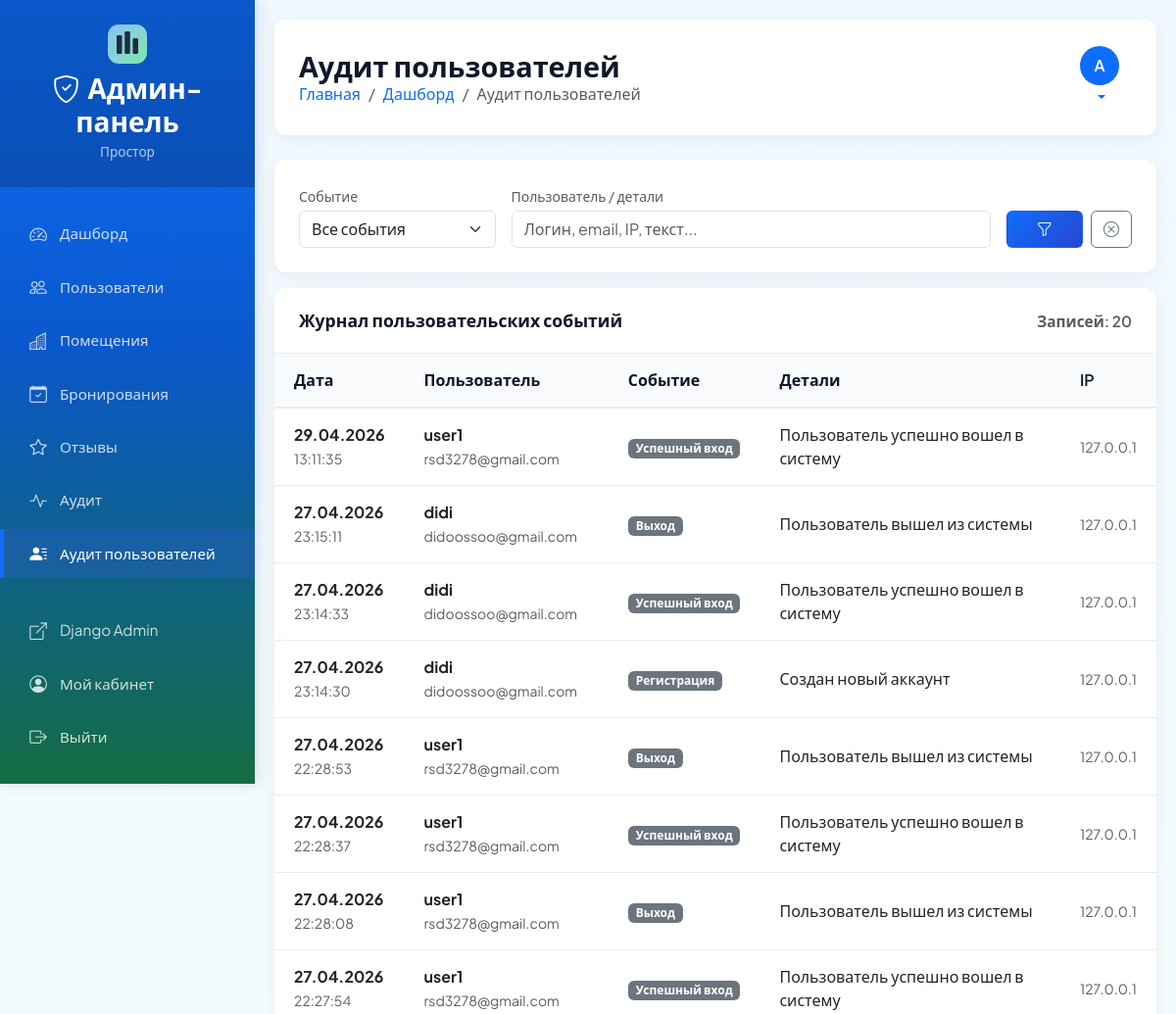
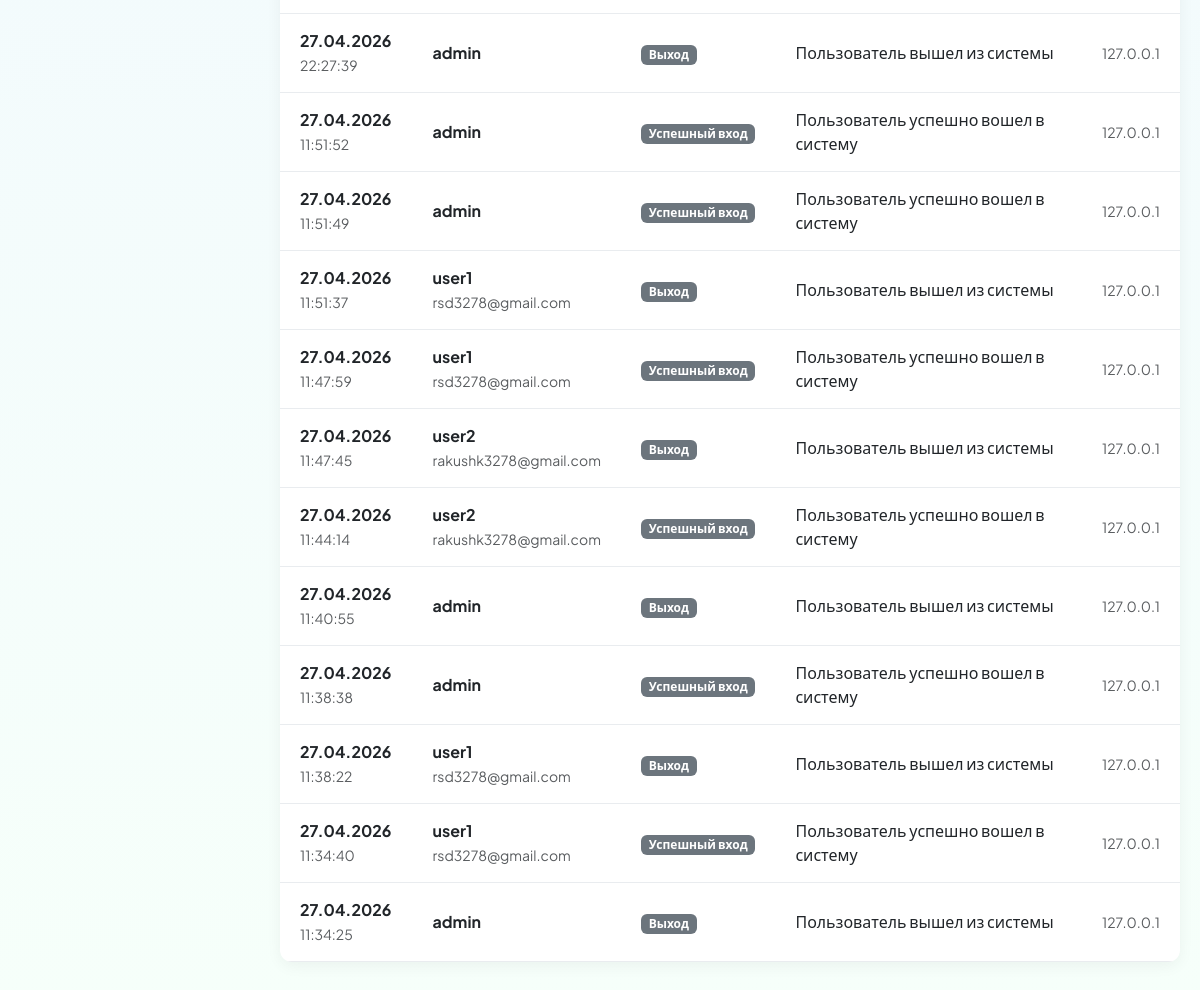
Screenshot of /admin-panel/user-audit/ (signed in) with the database file from the repository (2 pictures, top to bottom).
### core/models.py (models this page shows, shortened)
class User(AbstractUser):
    USER_TYPE_CHOICES = [
        ('tenant', 'Арендатор'),
        ('landlord', 'Арендодатель'),
        ('admin', 'Администратор'),
    ]
    user_type = models.CharField(
        max_length=20,
        choices=USER_TYPE_CHOICES,
        default='tenant',
        verbose_name='Тип пользователя'
    )
    avatar = models.ImageField(
        upload_to='avatars/',
        null=True,
        blank=True,
        verbose_name='Аватар'
    )
    phone = models.CharField(
        max_length=20,
        blank=True,
        null=True,
        verbose_name='Телефон'
    )
    company_name = models.CharField(
        max_length=100,
        blank=True,
        null=True,
        verbose_name='Название компании'
    )
    email_verified = models.BooleanField(
        default=False,
        verbose_name='Email подтвержден'
    )
    phone_verified = models.BooleanField(
        default=False,
        verbose_name='Телефон подтвержден'
    )
    class Meta:
        verbose_name = 'Пользователь'
        verbose_name_plural = 'Пользователи'

class UserAuditLog(models.Model):
    EVENT_CHOICES = [
        ('register', 'Регистрация'),
        ('login_success', 'Успешный вход'),
        ('login_failed', 'Ошибка входа'),
        ('logout', 'Выход'),
        ('profile_update', 'Обновление профиля'),
        ('password_change', 'Смена пароля'),
        ('other', 'Другое'),
    ]
    user = models.ForeignKey(
        User,
        on_delete=models.SET_NULL,
        null=True,
        blank=True,
        related_name='audit_logs',
        verbose_name='Пользователь'
    )
    username_snapshot = models.CharField(
        max_length=150,
        blank=True,
        default='',
        verbose_name='Логин (снимок)'
    )
    event_type = models.CharField(
        max_length=30,
        choices=EVENT_CHOICES,
        default='other',
        verbose_name='Событие'
    )
    details = models.TextField(
        blank=True,
        default='',
        verbose_name='Детали'
    )
    ip_address = models.GenericIPAddressField(
        null=True,
        blank=True,
        verbose_name='IP-адрес'
    )
    user_agent = models.CharField(
        max_length=255,
        blank=True,
        default='',
        verbose_name='User-Agent'
    )
    created_at = models.DateTimeField(
        auto_now_add=True,
        verbose_name='Дата и время'
    )
    class Meta:
        verbose_name = 'Лог пользовательского аудита'
        verbose_name_plural = 'Логи пользовательского аудита'
        ordering = ['-created_at']

### core/views.py (the view, shortened to what this page needs)
# urls.py: path('admin-panel/user-audit/', views.admin_user_audit_log, name='admin_user_audit_log'),
@login_required
def admin_user_audit_log(request):
    if not _is_platform_admin(request.user):
        messages.error(request, 'У вас нет прав для доступа к этой странице.')
        return redirect('dashboard')
    logs = UserAuditLog.objects.select_related('user').all()
    event_filter = (request.GET.get('event') or '').strip()
    user_filter = (request.GET.get('user_q') or '').strip()
    if event_filter:
        logs = logs.filter(event_type=event_filter)
    paginator = Paginator(logs, 20)
    page = request.GET.get('page')
    logs_page = paginator.get_page(page)
    return render(request, 'admin/user_audit_log.html', {
        'logs': logs_page,
        'event_filter': event_filter,
        'user_filter': user_filter,
        'event_choices': UserAuditLog.EVENT_CHOICES,
        'title': 'Аудит пользователей'
    })

### templates/admin/user_audit_log.html (shortened to what this page needs)
{% extends 'admin/base_admin.html' %}
{% block page_title %}Аудит пользователей{% endblock %}
{% block breadcrumbs %}
<li class="breadcrumb-item"><a href="{% url 'custom_admin_dashboard' %}">Дашборд</a></li>
<li class="breadcrumb-item active">Аудит пользователей</li>
{% endblock %}
{% block content %}
<div class="admin-card mb-3">
    <div class="card-body">
        <form method="get" class="row g-3 align-items-end">
            <div class="col-md-3">
                <label class="form-label small text-muted mb-1">Событие</label>
                <select name="event" class="form-select">
                    <option value="">Все события</option>
                </select>
            </div>
            <div class="col-md-7">
                <label class="form-label small text-muted mb-1">Пользователь / детали</label>
                <input type="text" name="user_q" class="form-control" placeholder="Логин, email, IP, текст..."
                       value="{{ user_filter }}">
            </div>
            <div class="col-md-2 d-flex gap-2">
                <button type="submit" class="btn btn-admin-primary flex-grow-1"><i class="bi bi-funnel"></i></button>
                <a href="{% url 'admin_user_audit_log' %}" class="btn btn-outline-secondary"><i class="bi bi-x-circle"></i></a>
            </div>
        </form>
    </div>
</div>
<div class="admin-card">
    <div class="card-header">
        <span>Журнал пользовательских событий</span>
        <small class="text-muted">Записей: {{ logs.paginator.count }}</small>
    </div>
    <div class="card-body p-0">
        <div class="table-responsive">
            <table class="admin-table mb-0">
                <thead>
                    <tr>
                        <th>Дата</th>
                        <th>Пользователь</th>
                        <th>Событие</th>
                        <th>Детали</th>
                        <th>IP</th>
                    </tr>
                </thead>
                <tbody>
                    {% for log in logs %}
                    <tr>
                        <td>
                            <strong>{{ log.created_at|date:"d.m.Y" }}</strong><br>
                            <small class="text-muted">{{ log.created_at|time:"H:i:s" }}</small>
                        </td>
                        <td>
                            <strong>{{ log.username_snapshot|default:"-" }}</strong><br>
                            <small class="text-muted">{% if log.user %}{{ log.user.email }}{% else %}неизвестный{% endif %}</small>
                        </td>
                        <td><span class="badge bg-secondary">{{ log.get_event_type_display }}</span></td>
                        <td>{{ log.details|default:"-"|truncatechars:120 }}</td>
                        <td><small class="text-muted">{{ log.ip_address|default:"-" }}</small></td>
                    </tr>
                    {% empty %}
                    <tr>
                        <td colspan="5" class="text-center py-5 text-muted">Пока нет записей пользовательского аудита</td>
                    </tr>
                    {% endfor %}
                </tbody>
            </table>
        </div>
    </div>
</div>
{% endblock %}

### templates/admin/base_admin.html (shortened to what this page needs)
{% load static %}
<!DOCTYPE html>
<html lang="ru">
<head>
    <link href="https://cdn.jsdelivr.net/npm/bootstrap@5.3.0-alpha1/dist/css/bootstrap.min.css" rel="stylesheet">
    <link rel="stylesheet" href="https://cdn.jsdelivr.net/npm/bootstrap-icons@1.10.3/font/bootstrap-icons.css">
</head>
<body>
    <div class="admin-wrapper">
        <aside class="admin-sidebar" id="adminSidebar">
            <div class="sidebar-brand">
                <div class="d-flex justify-content-center align-items-center gap-2 mb-2">
                </div>
                <h3 class="mb-0"><i class="bi bi-shield-check me-2"></i>Админ-панель</h3>
                <div class="brand-subtitle">Простор</div>
            </div>
            <div class="sidebar-menu">
                <ul class="nav flex-column">
                    <li class="nav-item">
                        <a class="nav-link {% if request.path == '/admin-panel/dashboard/' %}active{% endif %}"
                           href="{% url 'custom_admin_dashboard' %}">
                            <i class="bi bi-speedometer2"></i>
                            <span>Дашборд</span>
                        </a>
                    </li>
                    <li class="nav-item">
                        <a class="nav-link {% if 'admin-panel/users' in request.path %}active{% endif %}"
                           href="{% url 'admin_user_management' %}">
                            <i class="bi bi-people"></i>
                            <span>Пользователи</span>
                        </a>
                    </li>
                    <li class="nav-item">
                        <a class="nav-link {% if 'admin-panel/properties' in request.path %}active{% endif %}"
                           href="{% url 'admin_property_management' %}">
                            <i class="bi bi-buildings"></i>
                            <span>Помещения</span>
                        </a>
                    </li>
                    <li class="nav-item">
                        <a class="nav-link {% if 'admin-panel/bookings' in request.path %}active{% endif %}"
                           href="{% url 'admin_booking_management' %}">
                            <i class="bi bi-calendar-check"></i>
                            <span>Бронирования</span>
                        </a>
                    </li>
                    <li class="nav-item">
                        <a class="nav-link {% if 'admin-panel/reviews' in request.path %}active{% endif %}"
                           href="{% url 'admin_review_management' %}">
                            <i class="bi bi-star"></i>
                            <span>Отзывы</span>
                        </a>
                    </li>
                    <li class="nav-item">
                        <a class="nav-link {% if 'admin-panel/audit' in request.path %}active{% endif %}"
                           href="{% url 'admin_audit_log' %}">
                            <i class="bi bi-activity"></i>
                            <span>Аудит</span>
                        </a>
                    </li>
                    <li class="nav-item">
                        <a class="nav-link {% if 'admin-panel/user-audit' in request.path %}active{% endif %}"
                           href="{% url 'admin_user_audit_log' %}">
                            <i class="bi bi-person-lines-fill"></i>
                            <span>Аудит пользователей</span>
                        </a>
                    </li>
                    <li class="nav-item mt-4">
                        <a class="nav-link" href="/admin/" target="_blank">
                            <i class="bi bi-box-arrow-up-right"></i>
                            <span>Django Admin</span>
                        </a>
                    </li>
                    <li class="nav-item">
                        <a class="nav-link" href="{% url 'dashboard' %}">
                            <i class="bi bi-person-circle"></i>
                            <span>Мой кабинет</span>
                        </a>
                    </li>
                    <li class="nav-item">
                        <a class="nav-link" href="{% url 'logout' %}">
                            <i class="bi bi-box-arrow-right"></i>
                            <span>Выйти</span>
                        </a>
                    </li>
                </ul>
            </div>
        </aside>
        <main class="admin-main">
            <header class="admin-header">
                <div class="page-title">
                    <h1>{% block page_title %}Админ-панель{% endblock %}</h1>
                    <nav aria-label="breadcrumb">
                        <ol class="breadcrumb">
                            <li class="breadcrumb-item"><a href="{% url 'custom_admin_dashboard' %}">Главная</a></li>
                            {% block breadcrumbs %}{% endblock %}
                        </ol>
                    </nav>
                </div>
                <div class="admin-user-info">
                    <div class="dropdown">
                        <button class="btn btn-link text-decoration-none dropdown-toggle" type="button"
                                data-bs-toggle="dropdown">
                            <div class="user-avatar">
                                {{ user.get_full_name|default:user.username|first|upper }}
                            </div>
                        </button>
                    </div>
                </div>
            </header>
            {% block content %}
            {% endblock %}
        </main>
    </div>
</body>
</html>

### rows the page displays
User: get_full_name|first "A"
UserAuditLog: created_at "29.04.2026", created_at "13:11:35", username_snapshot "user1", user.email "rsd3278@gmail.com", event_type "Успешный вход", details "Пользователь успешно вошел в систему", ip_address "127.0.0.1"
UserAuditLog: created_at "27.04.2026", created_at "23:15:11", username_snapshot "didi", user.email "didoossoo@gmail.com", event_type "Выход", details "Пользователь вышел из системы", ip_address "127.0.0.1"
UserAuditLog: created_at "27.04.2026", created_at "23:14:33", username_snapshot "didi", user.email "didoossoo@gmail.com", event_type "Успешный вход", details "Пользователь успешно вошел в систему", ip_address "127.0.0.1"
UserAuditLog: created_at "27.04.2026", created_at "23:14:30", username_snapshot "didi", user.email "didoossoo@gmail.com", event_type "Регистрация", details "Создан новый аккаунт", ip_address "127.0.0.1"
UserAuditLog: created_at "27.04.2026", created_at "22:28:53", username_snapshot "user1", user.email "rsd3278@gmail.com", event_type "Выход", details "Пользователь вышел из системы", ip_address "127.0.0.1"
UserAuditLog: created_at "27.04.2026", created_at "22:28:37", username_snapshot "user1", user.email "rsd3278@gmail.com", event_type "Успешный вход", details "Пользователь успешно вошел в систему", ip_address "127.0.0.1"
UserAuditLog: created_at "27.04.2026", created_at "22:28:08", username_snapshot "user1", user.email "rsd3278@gmail.com", event_type "Выход", details "Пользователь вышел из системы", ip_address "127.0.0.1"
UserAuditLog: created_at "27.04.2026", created_at "22:27:54", username_snapshot "user1", user.email "rsd3278@gmail.com", event_type "Успешный вход", details "Пользователь успешно вошел в систему", ip_address "127.0.0.1"
UserAuditLog: created_at "27.04.2026", created_at "22:27:39", username_snapshot "admin", event_type "Выход", details "Пользователь вышел из системы", ip_address "127.0.0.1"
UserAuditLog: created_at "27.04.2026", created_at "11:51:52", username_snapshot "admin", event_type "Успешный вход", details "Пользователь успешно вошел в систему", ip_address "127.0.0.1"
UserAuditLog: created_at "27.04.2026", created_at "11:51:49", username_snapshot "admin", event_type "Успешный вход", details "Пользователь успешно вошел в систему", ip_address "127.0.0.1"
UserAuditLog: created_at "27.04.2026", created_at "11:51:37", username_snapshot "user1", user.email "rsd3278@gmail.com", event_type "Выход", details "Пользователь вышел из системы", ip_address "127.0.0.1"
UserAuditLog: created_at "27.04.2026", created_at "11:47:59", username_snapshot "user1", user.email "rsd3278@gmail.com", event_type "Успешный вход", details "Пользователь успешно вошел в систему", ip_address "127.0.0.1"
UserAuditLog: created_at "27.04.2026", created_at "11:47:45", username_snapshot "user2", user.email "rakushk3278@gmail.com", event_type "Выход", details "Пользователь вышел из системы", ip_address "127.0.0.1"
UserAuditLog: created_at "27.04.2026", created_at "11:44:14", username_snapshot "user2", user.email "rakushk3278@gmail.com", event_type "Успешный вход", details "Пользователь успешно вошел в систему", ip_address "127.0.0.1"
UserAuditLog: created_at "27.04.2026", created_at "11:40:55", username_snapshot "admin", event_type "Выход", details "Пользователь вышел из системы", ip_address "127.0.0.1"
UserAuditLog: created_at "27.04.2026", created_at "11:38:38", username_snapshot "admin", event_type "Успешный вход", details "Пользователь успешно вошел в систему", ip_address "127.0.0.1"
UserAuditLog: created_at "27.04.2026", created_at "11:38:22", username_snapshot "user1", user.email "rsd3278@gmail.com", event_type "Выход", details "Пользователь вышел из системы", ip_address "127.0.0.1"
UserAuditLog: created_at "27.04.2026", created_at "11:34:40", username_snapshot "user1", user.email "rsd3278@gmail.com", event_type "Успешный вход", details "Пользователь успешно вошел в систему", ip_address "127.0.0.1"
UserAuditLog: created_at "27.04.2026", created_at "11:34:25", username_snapshot "admin", event_type "Выход", details "Пользователь вышел из системы", ip_address "127.0.0.1"

### other values shown
{{ logs.paginator.count }} "20"
